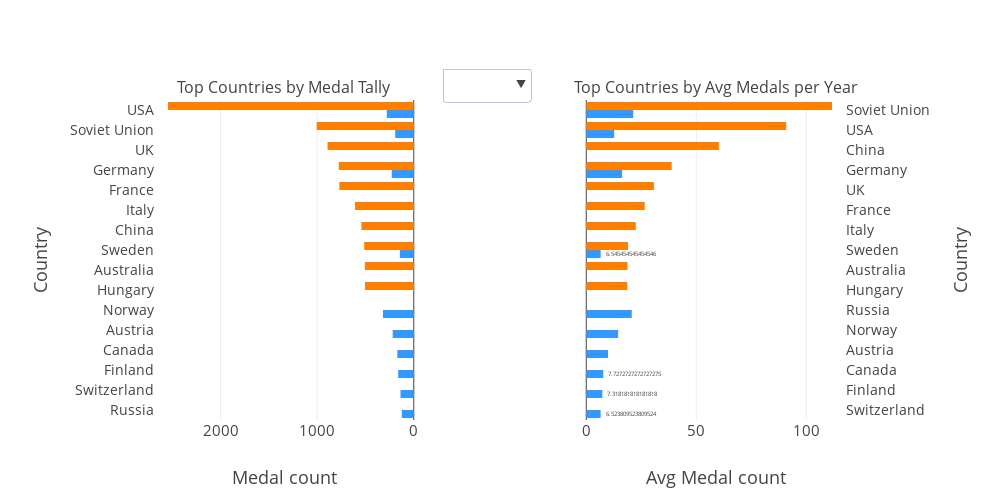

This figure's notebook cell:
### Code cell
init_notebook_mode(connected=True)

data3 = go.Bar(y=df_medals_summer.region, x=df_medals_summer.medal_tally, text=df_medals_summer.medal_tally, hoverinfo='text', 
               name='Summer', marker=dict(color='#ff8000'), orientation='h')
data4 = go.Bar(y=df_medals_winter.region, x=df_medals_winter.medal_tally, text=df_medals_winter.medal_tally, hoverinfo='text', 
               name='Winter', marker=dict(color='#3399ff'), orientation='h')
data5 = go.Bar(y=df_avg_summer.region, x=df_avg_summer.avg_medals, text=df_avg_summer.avg_medals, hoverinfo='text', 
               name='Summer', marker=dict(color='#ff8000'), showlegend=False, orientation='h')
data6 = go.Bar(y=df_avg_winter.region, x=df_avg_winter.avg_medals, text=df_avg_winter.avg_medals, hoverinfo='text', 
               name='Winter', marker=dict(color='#3399ff'), showlegend=False, orientation='h')

data = [data3, data4, data5, data6]


fig2 = tools.make_subplots(rows=1, cols=2, subplot_titles=('Top Countries by Medal Tally', 
                                                           'Top Countries by Avg Medals per Year'), 
                           horizontal_spacing=0.25)

fig2.append_trace(data3, 1,1)
fig2.append_trace(data4, 1, 1)
fig2.append_trace(data5, 1, 2)
fig2.append_trace(data6, 1, 2)

fig2['layout']['yaxis1'].update(title='Country', titlefont=dict(size=18), automargin=True)
fig2['layout']['yaxis2'].update(title='Country', titlefont=dict(size=18), automargin=True)

fig2['layout']['xaxis1'].update(title='Medal count', titlefont=dict(size=18))
fig2['layout']['xaxis2'].update(title='Avg Medal count', titlefont=dict(size=18))

fig2['layout']['updatemenus'] = list([dict(active=-1, buttons=list([   
            dict(label='Summer', method='update',
                 args = [{'visible': [True, False]}, {'title': 'Top Performers in Summer Games', 
                                                      'titlefont': dict(size=20)}]),
            dict(label='Winter', method='update',
                 args = [{'visible': [False, True]}, {'title': 'Top Performers in Winter Games', 
                                                     'titlefont': dict(size=20)}])
            ]), direction='down', x=0.48, xanchor='center', y=1.1, yanchor='top' )])


fig2['layout'].update(height=500, width=1000, showlegend=False, 
                      xaxis=dict(autorange='reversed', tickfont=dict(size=15)),
                      xaxis2=dict(tickfont=dict(size=15)),
                      yaxis=dict(autorange='reversed', tickfont=dict(size=14), tickprefix="          "), 
                      yaxis2=dict(autorange='reversed', side='right', tickfont=dict(size=14), ticksuffix="          "))

plotly.offline.iplot(fig2, filename='Olympics2')

### Figure 1 — Plotly figure (JSON) as saved in the notebook; plotly's stock layout.template omitted (floating-point values rounded to 4 significant figures)
{"data": [{"hoverinfo": "text", "marker": {"color": "#ff8000"}, "name": "Summer", "orientation": "h", "text": ["2544", "1005", "892", "776", "770", "608", "542", "513", "506", "504"], "type": "bar", "uid": "5310cb6e-abc7-11e8-b7a9-d0577b2f97ce", "x": [2544, 1005, 892, 776, 770, 608, 542, 513, 506, 504], "xaxis": "x", "y": ["USA", "Soviet Union", "UK", "Germany", "France", "Italy", "China", "Sweden", "Australia", "Hungary"], "yaxis": "y"}, {"hoverinfo": "text", "marker": {"color": "#3399ff"}, "name": "Winter", "orientation": "h", "text": ["319", "279", "228", "218", "192", "170", "161", "144", "137", "124"], "type": "bar", "uid": "5310cb6f-abc7-11e8-ad3b-d0577b2f97ce", "x": [319, 279, 228, 218, 192, 170, 161, 144, 137, 124], "xaxis": "x", "y": ["Norway", "USA", "Germany", "Austria", "Soviet Union", "Canada", "Finland", "Sweden", "Switzerland", "Russia"], "yaxis": "y"}, {"hoverinfo": "text", "marker": {"color": "#ff8000"}, "name": "Summer", "orientation": "h", "showlegend": false, "text": ["111.66666666666667", "90.85714285714286", "60.22222222222222", "38.8", "30.75862068965517", "26.551724137931036", "22.51851851851852", "19.0", "18.74074074074074", "18.666666666666668"], "type": "bar", "uid": "53132da2-abc7-11e8-828a-d0577b2f97ce", "x": [111.7, 90.86, 60.22, 38.8, 30.76, 26.55, 22.52, 19, 18.74, 18.67], "xaxis": "x2", "y": ["Soviet Union", "USA", "China", "Germany", "UK", "France", "Italy", "Sweden", "Australia", "Hungary"], "yaxis": "y2"}, {"hoverinfo": "text", "marker": {"color": "#3399ff"}, "name": "Winter", "orientation": "h", "showlegend": false, "text": ["21.333333333333332", "20.666666666666668", "16.285714285714285", "14.5", "12.681818181818182", "9.909090909090908", "7.7272727272727275", "7.318181818181818", "6.545454545454546", "6.523809523809524"], "type": "bar", "uid": "53158fda-abc7-11e8-aaa0-d0577b2f97ce", "x": [21.33, 20.67, 16.29, 14.5, 12.68, 9.909, 7.727, 7.318, 6.545, 6.524], "xaxis": "x2", "y": ["Soviet Union", "Russia", "Germany", "Norway", "USA", "Austria", "Canada", "Finland", "Sweden", "Switzerland"], "yaxis": "y2"}], "layout": {"annotations": [{"font": {"size": 16}, "showarrow": false, "text": "Top Countries by Medal Tally", "x": 0.1875, "xanchor": "center", "xref": "paper", "y": 1, "yanchor": "bottom", "yref": "paper"}, {"font": {"size": 16}, "showarrow": false, "text": "Top Countries by Avg Medals per Year", "x": 0.8125, "xanchor": "center", "xref": "paper", "y": 1, "yanchor": "bottom", "yref": "paper"}], "height": 500, "showlegend": false, "updatemenus": [{"active": -1, "buttons": [{"args": [{"visible": [true, false]}, {"title": "Top Performers in Summer Games", "titlefont": {"size": 20}}], "label": "Summer", "method": "update"}, {"args": [{"visible": [false, true]}, {"title": "Top Performers in Winter Games", "titlefont": {"size": 20}}], "label": "Winter", "method": "update"}], "direction": "down", "x": 0.48, "xanchor": "center", "y": 1.1, "yanchor": "top"}], "width": 1000, "xaxis": {"anchor": "y", "autorange": "reversed", "domain": [0, 0.375], "tickfont": {"size": 15}, "title": "Medal count", "titlefont": {"size": 18}}, "xaxis2": {"anchor": "y2", "domain": [0.625, 1], "tickfont": {"size": 15}, "title": "Avg Medal count", "titlefont": {"size": 18}}, "yaxis": {"anchor": "x", "automargin": true, "autorange": "reversed", "domain": [0, 1], "tickfont": {"size": 14}, "tickprefix": "          ", "title": "Country", "titlefont": {"size": 18}}, "yaxis2": {"anchor": "x2", "automargin": true, "autorange": "reversed", "domain": [0, 1], "side": "right", "tickfont": {"size": 14}, "ticksuffix": "          ", "title": "Country", "titlefont": {"size": 18}}}}
